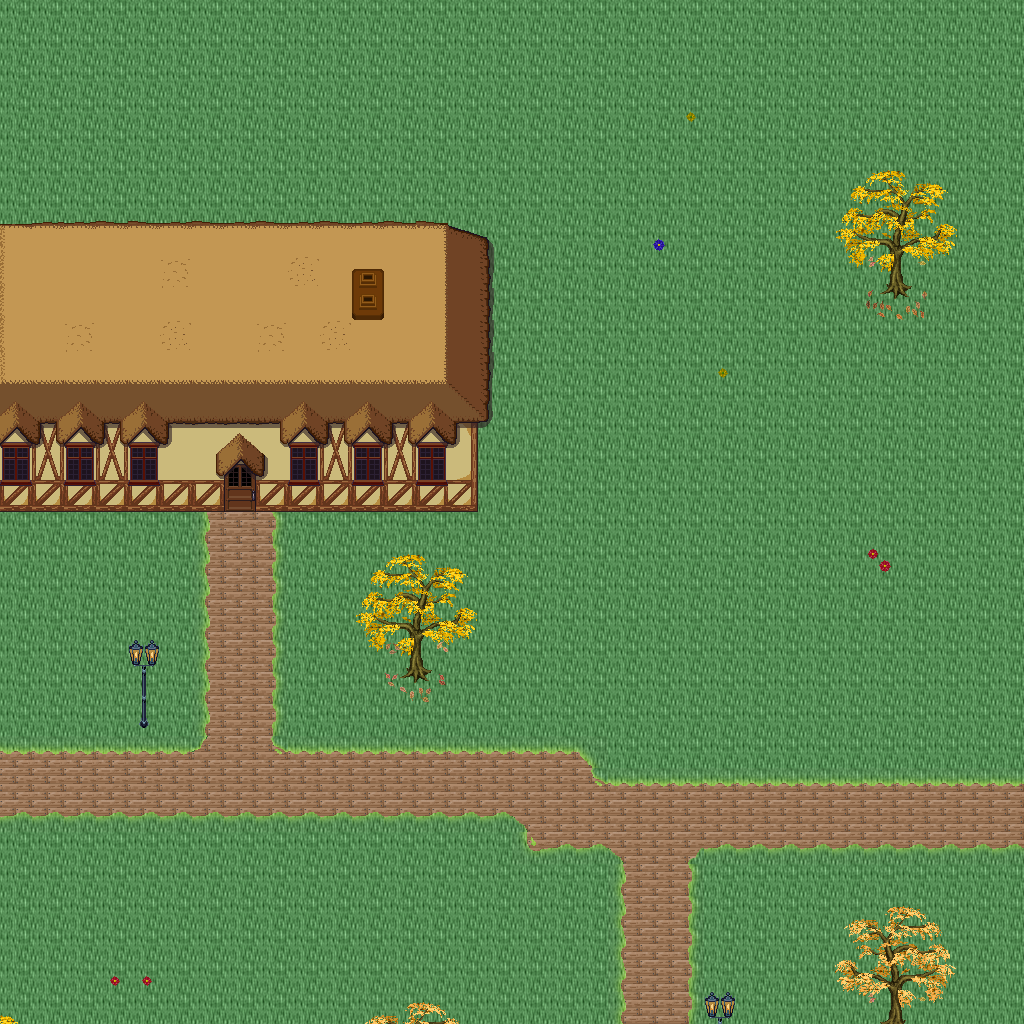

A 2D game scene composited from a Tiled map and its tileset images. What follows is a short description and the map's XML, with each tile layer's data collapsed to a summary:
An orthogonal 32x32 tile map with 32x32 px tiles, 5 tile layers (Ground, Objects, Objects2, Above, ...), 1 hidden layer not drawn, 34 tilesets.

<map version="1.10" tiledversion="1.11.0" orientation="orthogonal" renderorder="right-down" width="32" height="32" tilewidth="32" tileheight="32" infinite="0" nextlayerid="11" nextobjectid="1">
 <tileset firstgid="1" name="logic_collision" tilewidth="32" tileheight="32" tilecount="1" columns="1">
  <image source="../drawable/logic_collision.png" width="32" height="32" />
 </tileset>
 <tileset firstgid="2" name="ground_ridge_earth_pale" tilewidth="32" tileheight="32" tilecount="96" columns="12">
  <image source="../drawable/ground_ridge_earth_pale.png" width="384" height="256" />
 </tileset>
 <tileset firstgid="98" name="ground_ridge_earth_dark" tilewidth="32" tileheight="32" tilecount="96" columns="12">
  <image source="../drawable/ground_ridge_earth_dark.png" width="384" height="256" />
 </tileset>
 <tileset firstgid="194" name="ground_ground" tilewidth="32" tileheight="32" tilecount="33" columns="3">
  <image source="../drawable/ground_ground.png" width="96" height="352" />
 </tileset>
 <tileset firstgid="227" name="building_castle" tilewidth="32" tileheight="32" tilecount="320" columns="20">
  <image source="../drawable/building_castle.png" width="640" height="512" />
 </tileset>
 <tileset firstgid="547" name="ground_grass_corners" tilewidth="32" tileheight="32" tilecount="24" columns="6">
  <image source="../drawable/ground_grass_corners.png" width="192" height="128" />
 </tileset>
 <tileset firstgid="571" name="ground_grass_edges" tilewidth="32" tileheight="32" tilecount="36" columns="12">
  <image source="../drawable/ground_grass_edges.png" width="384" height="96" />
 </tileset>
 <tileset firstgid="607" name="item_pot_barrels_1" tilewidth="32" tileheight="32" tilecount="8" columns="4">
  <image source="../drawable/item_pot_barrels_1.png" width="128" height="64" />
 </tileset>
 <tileset firstgid="615" name="item_weapon_cannon" tilewidth="32" tileheight="32" tilecount="12" columns="3">
  <image source="../drawable/item_weapon_cannon.png" width="96" height="128" />
 </tileset>
 <tileset firstgid="627" name="building_door_door" tilewidth="32" tileheight="32" tilecount="6" columns="3">
  <image source="../drawable/building_door_door.png" width="96" height="64" />
 </tileset>
 <tileset firstgid="633" name="building_door_closed" tilewidth="32" tileheight="32" tilecount="1" columns="1">
  <image source="../drawable/building_door_closed.png" width="32" height="32" />
 </tileset>
 <tileset firstgid="634" name="building_window_window_centered" tilewidth="32" tileheight="32" tilecount="1" columns="1">
  <image source="../drawable/building_window_window_centered.png" width="32" height="32" />
 </tileset>
 <tileset firstgid="635" name="building_decoration_chimney_big" tilewidth="32" tileheight="32" tilecount="2" columns="1">
  <image source="../drawable/building_decoration_chimney_big.png" width="32" height="64" />
 </tileset>
 <tileset firstgid="637" name="building_tan_building" tilewidth="32" tileheight="32" tilecount="24" columns="4">
  <image source="../drawable/building_tan_building.png" width="128" height="192" />
 </tileset>
 <tileset firstgid="661" name="building_museum" tilewidth="32" tileheight="32" tilecount="56" columns="7">
  <image source="../drawable/building_museum.png" width="224" height="256" />
 </tileset>
 <tileset firstgid="717" name="building_decoration_chimney" tilewidth="32" tileheight="32" tilecount="2" columns="1">
  <image source="../drawable/building_decoration_chimney.png" width="32" height="64" />
 </tileset>
 <tileset firstgid="719" name="plant_tree_fall_trees" tilewidth="32" tileheight="32" tilecount="40" columns="8">
  <image source="../drawable/plant_tree_fall_trees.png" width="256" height="160" />
 </tileset>
 <tileset firstgid="759" name="plant_leaves" tilewidth="32" tileheight="32" tilecount="8" columns="4">
  <image source="../drawable/plant_leaves.png" width="128" height="64" />
 </tileset>
 <tileset firstgid="767" name="plant_vine" tilewidth="32" tileheight="32" tilecount="3" columns="1">
  <image source="../drawable/plant_vine.png" width="32" height="96" />
 </tileset>
 <tileset firstgid="770" name="item_pot_pot_burgundy" tilewidth="32" tileheight="32" tilecount="1" columns="1">
  <image source="../drawable/item_pot_pot_burgundy.png" width="32" height="32" />
 </tileset>
 <tileset firstgid="771" name="building_stairs_stairs_grey" tilewidth="32" tileheight="32" tilecount="6" columns="3">
  <image source="../drawable/building_stairs_stairs_grey.png" width="96" height="64" />
 </tileset>
 <tileset firstgid="777" name="furniture_light_lamp_blue" tilewidth="32" tileheight="32" tilecount="3" columns="1">
  <image source="../drawable/furniture_light_lamp_blue.png" width="32" height="96" />
 </tileset>
 <tileset firstgid="780" name="light_dim_light_7x5" tilewidth="32" tileheight="32" tilecount="35" columns="7">
  <image source="../drawable/light_dim_light_7x5.png" width="224" height="160" />
 </tileset>
 <tileset firstgid="815" name="plant_flower_daisy_blue" tilewidth="32" tileheight="32" tilecount="8" columns="2">
  <image source="../drawable/plant_flower_daisy_blue.png" width="64" height="128" />
 </tileset>
 <tileset firstgid="823" name="plant_flower_daisy_red" tilewidth="32" tileheight="32" tilecount="8" columns="2">
  <image source="../drawable/plant_flower_daisy_red.png" width="64" height="128" />
 </tileset>
 <tileset firstgid="831" name="plant_flower_daisy_white" tilewidth="32" tileheight="32" tilecount="8" columns="2">
  <image source="../drawable/plant_flower_daisy_white.png" width="64" height="128" />
 </tileset>
 <tileset firstgid="839" name="plant_flower_daisy_yellow" tilewidth="32" tileheight="32" tilecount="8" columns="2">
  <image source="../drawable/plant_flower_daisy_yellow.png" width="64" height="128" />
 </tileset>
 <tileset firstgid="847" name="ground_ground_3" tilewidth="32" tileheight="32" tilecount="5" columns="5">
  <image source="../drawable/ground_ground_3.png" width="160" height="32" />
 </tileset>
 <tileset firstgid="852" name="building_cottage" tilewidth="32" tileheight="32" tilecount="256" columns="16">
  <image source="../drawable/building_cottage.png" width="512" height="512" />
 </tileset>
 <tileset firstgid="1108" name="building_roof_thatched_roof" tilewidth="32" tileheight="32" tilecount="256" columns="16">
  <image source="../drawable/building_roof_thatched_roof.png" width="512" height="512" />
 </tileset>
 <tileset firstgid="1364" name="building_door_doors" tilewidth="32" tileheight="32" tilecount="256" columns="16">
  <image source="../drawable/building_door_doors.png" width="512" height="512" />
 </tileset>
 <tileset firstgid="1620" name="building_window_windows" tilewidth="32" tileheight="32" tilecount="256" columns="16">
  <image source="../drawable/building_window_windows.png" width="512" height="512" />
 </tileset>
 <tileset firstgid="1876" name="logic_portal" tilewidth="32" tileheight="32" tilecount="24" columns="8">
  <image source="../drawable/logic_portal.png" width="256" height="96" />
 </tileset>
 <tileset firstgid="1900" name="building_decoration_banner" tilewidth="32" tileheight="32" tilecount="12" columns="1">
  <image source="../drawable/building_decoration_banner.png" width="32" height="384" />
 </tileset>
 <layer id="1" name="Ground" width="32" height="32">
  <data>[1024 cells, 1024 non-empty, 14 distinct tile ids]</data>
 </layer>
 <layer id="2" name="Objects" width="32" height="32">
  <data>[1024 cells, 144 non-empty, 25 distinct tile ids]</data>
 </layer>
 <layer id="3" name="Objects2" width="32" height="32">
  <data>[1024 cells, 30 non-empty, 13 distinct tile ids]</data>
 </layer>
 <layer id="4" name="Above" width="32" height="32">
  <data>[1024 cells, 168 non-empty, 55 distinct tile ids]</data>
 </layer>
 <layer id="5" name="Above2" width="32" height="32">
  <data>[1024 cells, 38 non-empty, 9 distinct tile ids]</data>
 </layer>
 <layer id="6" name="Walkable" width="32" height="32" visible="0">
  <data>[1024 cells, 109 non-empty, 1 distinct tile ids]</data>
 </layer>
 <objectgroup id="7" name="Mapevents" />
 <objectgroup id="8" name="Spawn" />
 <objectgroup id="9" name="Keys" />
 <objectgroup id="10" name="Replace" />
</map>
